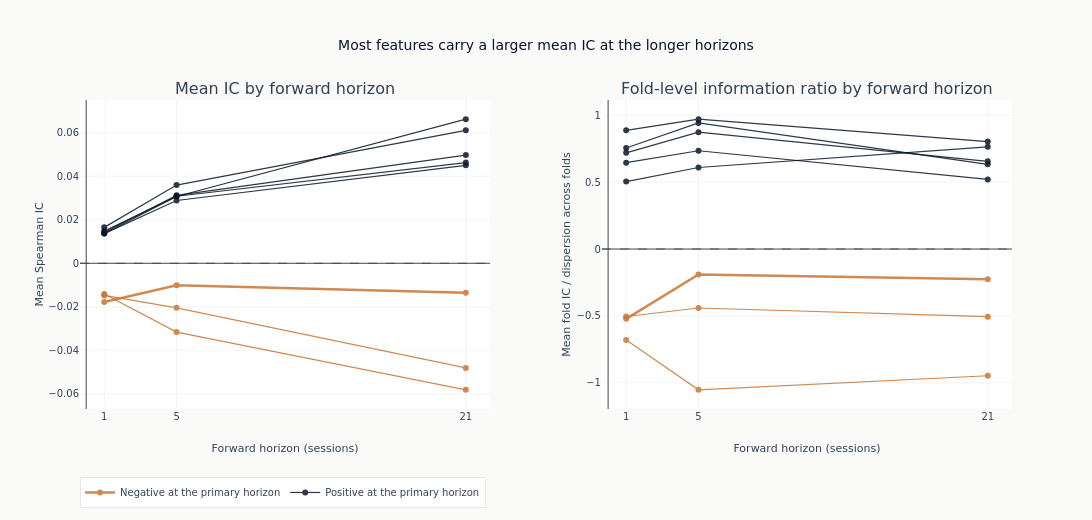

Here is the notebook cell this chart was saved with:
### Code cell
fig = make_subplots(
    rows=1,
    cols=2,
    subplot_titles=(
        "Mean IC by forward horizon",
        "Fold-level information ratio by forward horizon",
    ),
    horizontal_spacing=0.12,
)
shown_direction = set()
for feature in leaders if horizon_rows else []:
    profile = horizon_ic.filter(pl.col("feature") == feature).sort("horizon")
    if not len(profile):
        continue
    positive = float(profile["ic_mean"][0]) > 0
    group = "Positive at the primary horizon" if positive else "Negative at the primary horizon"
    style = {
        "color": COLORS["blue"] if positive else COLORS["copper"],
        "width": 2.5 if feature == leader else 1.2,
    }
    for column, column_index in (("ic_mean", 1), ("icir", 2)):
        first = column_index == 1 and group not in shown_direction
        _ = fig.add_trace(
            go.Scatter(
                x=profile["horizon"],
                y=profile[column],
                mode="lines+markers",
                line=style,
                opacity=0.85,
                name=group,
                legendgroup=group,
                showlegend=first,
                hovertext=feature,
            ),
            row=1,
            col=column_index,
        )
    shown_direction.add(group)
_ = fig.add_hline(y=0, line={"color": COLORS["neutral"], "width": 0.8, "dash": "dash"})
fig.update_layout(
    title="Most features carry a larger mean IC at the longer horizons",
    height=520,
    width=1100,
    legend={"orientation": "h", "y": -0.22},
)
horizon_ticks = sorted(LABEL_HORIZONS.values())
for column_index in (1, 2):
    fig.update_xaxes(
        title_text="Forward horizon (sessions)",
        tickmode="array",
        tickvals=horizon_ticks,
        row=1,
        col=column_index,
    )
fig.update_yaxes(title_text="Mean Spearman IC", row=1, col=1)
fig.update_yaxes(title_text="Mean fold IC / dispersion across folds", row=1, col=2)
fig.show()

### Figure 1 — Plotly figure (JSON) as saved in the notebook; plotly's stock layout.template omitted (floating-point values rounded to 4 significant figures)
{"data": [{"hovertext": "accel_63_126", "legendgroup": "Negative at the primary horizon", "line": {"color": "#C87533", "width": 2.5}, "mode": "lines+markers", "name": "Negative at the primary horizon", "opacity": 0.85, "showlegend": true, "type": "scatter", "x": [1, 5, 21], "xaxis": "x", "y": [-0.01783, -0.01007, -0.01354], "yaxis": "y"}, {"hovertext": "accel_63_126", "legendgroup": "Negative at the primary horizon", "line": {"color": "#C87533", "width": 2.5}, "mode": "lines+markers", "name": "Negative at the primary horizon", "opacity": 0.85, "showlegend": false, "type": "scatter", "x": [1, 5, 21], "xaxis": "x2", "y": [-0.5223, -0.1904, -0.2265], "yaxis": "y2"}, {"hovertext": "vol_cc_63d", "legendgroup": "Positive at the primary horizon", "line": {"color": "#0a1628", "width": 1.2}, "mode": "lines+markers", "name": "Positive at the primary horizon", "opacity": 0.85, "showlegend": true, "type": "scatter", "x": [1, 5, 21], "xaxis": "x", "y": [0.0165, 0.03593, 0.06108], "yaxis": "y"}, {"hovertext": "vol_cc_63d", "legendgroup": "Positive at the primary horizon", "line": {"color": "#0a1628", "width": 1.2}, "mode": "lines+markers", "name": "Positive at the primary horizon", "opacity": 0.85, "showlegend": false, "type": "scatter", "x": [1, 5, 21], "xaxis": "x2", "y": [0.8876, 0.9709, 0.8033], "yaxis": "y2"}, {"hovertext": "zscore_63d", "legendgroup": "Negative at the primary horizon", "line": {"color": "#C87533", "width": 1.2}, "mode": "lines+markers", "name": "Negative at the primary horizon", "opacity": 0.85, "showlegend": false, "type": "scatter", "x": [1, 5, 21], "xaxis": "x", "y": [-0.01478, -0.02048, -0.04809], "yaxis": "y"}, {"hovertext": "zscore_63d", "legendgroup": "Negative at the primary horizon", "line": {"color": "#C87533", "width": 1.2}, "mode": "lines+markers", "name": "Negative at the primary horizon", "opacity": 0.85, "showlegend": false, "type": "scatter", "x": [1, 5, 21], "xaxis": "x2", "y": [-0.5046, -0.4409, -0.506], "yaxis": "y2"}, {"hovertext": "vol_gk_126d", "legendgroup": "Positive at the primary horizon", "line": {"color": "#0a1628", "width": 1.2}, "mode": "lines+markers", "name": "Positive at the primary horizon", "opacity": 0.85, "showlegend": false, "type": "scatter", "x": [1, 5, 21], "xaxis": "x", "y": [0.01477, 0.0308, 0.04628], "yaxis": "y"}, {"hovertext": "vol_gk_126d", "legendgroup": "Positive at the primary horizon", "line": {"color": "#0a1628", "width": 1.2}, "mode": "lines+markers", "name": "Positive at the primary horizon", "opacity": 0.85, "showlegend": false, "type": "scatter", "x": [1, 5, 21], "xaxis": "x2", "y": [0.7555, 0.943, 0.6334], "yaxis": "y2"}, {"hovertext": "avg_range_63d", "legendgroup": "Positive at the primary horizon", "line": {"color": "#0a1628", "width": 1.2}, "mode": "lines+markers", "name": "Positive at the primary horizon", "opacity": 0.85, "showlegend": false, "type": "scatter", "x": [1, 5, 21], "xaxis": "x", "y": [0.01417, 0.03121, 0.04969], "yaxis": "y"}, {"hovertext": "avg_range_63d", "legendgroup": "Positive at the primary horizon", "line": {"color": "#0a1628", "width": 1.2}, "mode": "lines+markers", "name": "Positive at the primary horizon", "opacity": 0.85, "showlegend": false, "type": "scatter", "x": [1, 5, 21], "xaxis": "x2", "y": [0.7195, 0.8739, 0.656], "yaxis": "y2"}, {"hovertext": "max_dd_63d", "legendgroup": "Negative at the primary horizon", "line": {"color": "#C87533", "width": 1.2}, "mode": "lines+markers", "name": "Negative at the primary horizon", "opacity": 0.85, "showlegend": false, "type": "scatter", "x": [1, 5, 21], "xaxis": "x", "y": [-0.01413, -0.03163, -0.05813], "yaxis": "y"}, {"hovertext": "max_dd_63d", "legendgroup": "Negative at the primary horizon", "line": {"color": "#C87533", "width": 1.2}, "mode": "lines+markers", "name": "Negative at the primary horizon", "opacity": 0.85, "showlegend": false, "type": "scatter", "x": [1, 5, 21], "xaxis": "x2", "y": [-0.6796, -1.053, -0.9479], "yaxis": "y2"}, {"hovertext": "accel_21_63", "legendgroup": "Positive at the primary horizon", "line": {"color": "#0a1628", "width": 1.2}, "mode": "lines+markers", "name": "Positive at the primary horizon", "opacity": 0.85, "showlegend": false, "type": "scatter", "x": [1, 5, 21], "xaxis": "x", "y": [0.01371, 0.0307, 0.06619], "yaxis": "y"}, {"hovertext": "accel_21_63", "legendgroup": "Positive at the primary horizon", "line": {"color": "#0a1628", "width": 1.2}, "mode": "lines+markers", "name": "Positive at the primary horizon", "opacity": 0.85, "showlegend": false, "type": "scatter", "x": [1, 5, 21], "xaxis": "x2", "y": [0.5045, 0.6097, 0.7646], "yaxis": "y2"}, {"hovertext": "vol_gk_21d", "legendgroup": "Positive at the primary horizon", "line": {"color": "#0a1628", "width": 1.2}, "mode": "lines+markers", "name": "Positive at the primary horizon", "opacity": 0.85, "showlegend": false, "type": "scatter", "x": [1, 5, 21], "xaxis": "x", "y": [0.01364, 0.02884, 0.04498], "yaxis": "y"}, {"hovertext": "vol_gk_21d", "legendgroup": "Positive at the primary horizon", "line": {"color": "#0a1628", "width": 1.2}, "mode": "lines+markers", "name": "Positive at the primary horizon", "opacity": 0.85, "showlegend": false, "type": "scatter", "x": [1, 5, 21], "xaxis": "x2", "y": [0.6454, 0.7348, 0.5204], "yaxis": "y2"}], "layout": {"annotations": [{"font": {"size": 16}, "showarrow": false, "text": "Mean IC by forward horizon", "x": 0.22, "xanchor": "center", "xref": "paper", "y": 1.0, "yanchor": "bottom", "yref": "paper"}, {"font": {"size": 16}, "showarrow": false, "text": "Fold-level information ratio by forward horizon", "x": 0.78, "xanchor": "center", "xref": "paper", "y": 1.0, "yanchor": "bottom", "yref": "paper"}], "height": 520, "legend": {"orientation": "h", "y": -0.22}, "shapes": [{"line": {"color": "#334155", "dash": "dash", "width": 0.8}, "type": "line", "x0": 0, "x1": 1, "xref": "x domain", "y0": 0, "y1": 0, "yref": "y"}, {"line": {"color": "#334155", "dash": "dash", "width": 0.8}, "type": "line", "x0": 0, "x1": 1, "xref": "x2 domain", "y0": 0, "y1": 0, "yref": "y2"}], "title": {"text": "Most features carry a larger mean IC at the longer horizons"}, "width": 1100, "xaxis": {"anchor": "y", "domain": [0.0, 0.44], "tickmode": "array", "tickvals": [1, 5, 21], "title": {"text": "Forward horizon (sessions)"}}, "xaxis2": {"anchor": "y2", "domain": [0.56, 1.0], "tickmode": "array", "tickvals": [1, 5, 21], "title": {"text": "Forward horizon (sessions)"}}, "yaxis": {"anchor": "x", "domain": [0.0, 1.0], "title": {"text": "Mean Spearman IC"}}, "yaxis2": {"anchor": "x2", "domain": [0.0, 1.0], "title": {"text": "Mean fold IC / dispersion across folds"}}}}
